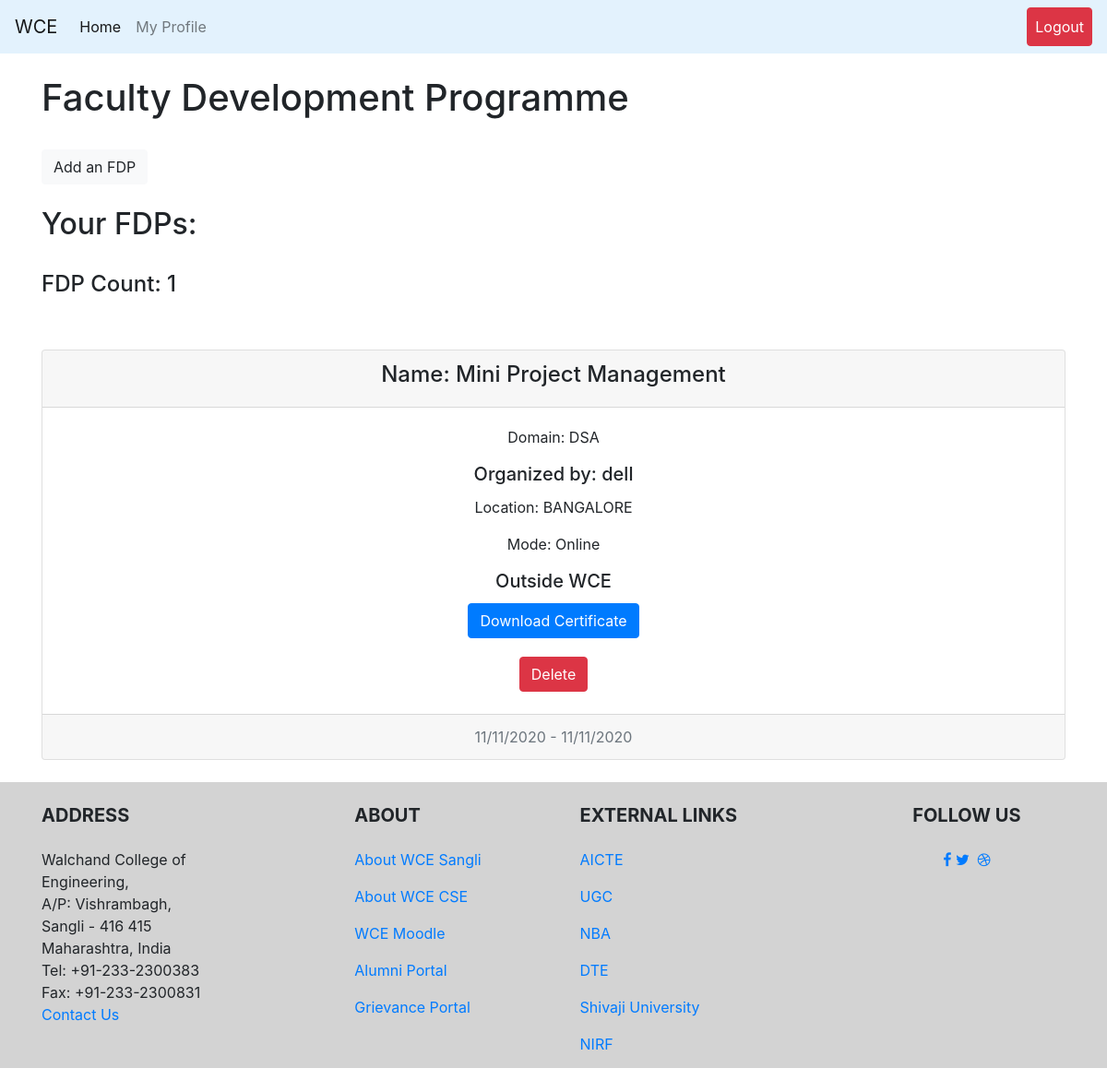
The page /faculty/inoroutWCE/fdp (signed in) on the database its author committed.
### teacher/models.py (models this page shows, shortened)
class iofdp(models.Model):
    user = models.ForeignKey(User, on_delete=models.CASCADE)
    name = models.CharField(default='kala', max_length=30)
    organizer = models.CharField(default='WCE', max_length=30)
    location = models.CharField(default='Sangli', max_length=50)
    mode = models.BooleanField()  # TRUE=Inplace FALSE=Online
    startDate = models.DateTimeField(default=timezone.now)
    endDate = models.DateTimeField(default=timezone.now)
    domain = models.CharField(default='CSE', max_length=40)
    certification = models.URLField()
    certBool = models.BooleanField()
    inorout = models.BooleanField(default=True)  # TRUE=in WCE FALSE=outside WCE

### teacher/views.py (the view)
# urls.py: path('fdp', views.fdps.as_view(), name="fdps"),
class fdps(View):
    def get(self, request, template_name='teacher/attendedActivities/fdps.html'):
        group = request.user.groups.all()[0].name
        if isFaculty(group) == 0:
            return render(request, 'login.html')
        else:
            try:
                user = request.user
                allFdps = FDP.objects.filter(user=user)
                countFdps = len(allFdps)
            except:
                allFdps = None
                countFdps = 0
            args = {}
            args["allFdps"] = allFdps
            args["countFdps"] = countFdps
            return render(request, template_name, args)

### teacher/views.py (called while the page is built)
def isFaculty(group_name):
    if group_name == 'faculty_group':
        return 1
    else:
        return 0

### teacher/templates/teacher/attendedActivities/fdps.html (shortened to what this page needs)
{% extends 'base.html' %}
{% block content %}
<br><h1>Faculty Development Programme</h1><br>
<a class="btn btn-light" href="{% url 'teacher:addFdp' %}" role="button">Add an FDP</a><br>
<br>
<h2>Your FDPs: </h2>
<br>
<h4>FDP Count: {{ countFdps }}</h4>
<br><br>
{% for i in allFdps %}
<div class="card text-center">
  <div class="card-header">
    <h4>Name: {{ i.name }}</h4>
  </div>
  <div class="card-body">
    <p class="card-text">Domain: {{ i.domain }}</p>
    <h5 class="card-title">Organized by: {{ i.organizer }}</h5>
    <p class="card-text">Location: {{ i.location }}</p>
    <p class="card-text">
    {% if i.mode == True %}
    Mode: Online
    {% endif %}
    </p>
    {% if i.inorout %}
        <h5 class="card-title">In WCE</h5>
      {% else %}
        <h5 class="card-title">Outside WCE</h5>
      {% endif %}
    {% if i.certification != "NA" %}
    <a href="{{i.certification}}" class="btn btn-primary">Download Certificate</a>
    {% endif %}
  </div>
  <td><a href="{% url 'teacher:delete_itemsIO' i.id 'fdp' %}"><button type="button" class="btn btn-danger">Delete</button></a></td>
  <br>
  <div class="card-footer text-muted">
        {{ i.startDate.day }}/{{ i.startDate.month }}/{{ i.startDate.year }} - {{ i.endDate.day }}/{{i.endDate.month}}/{{i.endDate.year}}
  </div>
</div>
<br>
{% endfor %}
{% endblock %}

### CoeusPro/templates/base.html (shortened to what this page needs)
<!doctype html>
<html lang="en">
{% load static %}
<head>
    <link rel="stylesheet" href="https://stackpath.bootstrapcdn.com/font-awesome/4.7.0/css/font-awesome.min.css">
    <link rel="stylesheet" href="https://stackpath.bootstrapcdn.com/bootstrap/4.5.2/css/bootstrap.min.css">
    <link rel="stylesheet" type="text/css" href="{% static 'css/footer.css' %}">
</head>
<body>
<div id="page-container">
    <nav class="navbar navbar-expand-lg navbar-light" style="background-color: #e3f2fd;">
        <a class="navbar-brand" href="http://www.walchandsangli.ac.in/" target="_blank">WCE</a>
        <div class="collapse navbar-collapse" id="navbarNavDropdown">
            <ul class="navbar-nav">
                {% for group_for in request.user.groups.all %}
                {% if group_for.name == 'student_group' %}
                <li class="nav-item active">
                    <a class="nav-link" href="{% url 'student:studentHome' %}">Home <span class="sr-only">(current)</span></a>
                </li>
                {% elif group_for.name == 'HOD_group' %}
                <li class="nav-item active">
                    <a class="nav-link" href="{% url 'HOD:HODHome' %}">Home <span class="sr-only">(current)</span></a>
                </li>
                {% elif group_for.name == 'faculty_group' %}
                <li class="nav-item active">
                    <a class="nav-link" href="{% url 'teacher:facultyHome' %}">Home <span class="sr-only">(current)</span></a>
                </li>
                {% else %}
                <li class="nav-item active">
                    <a class="nav-link" href="{% url 'home' %}">Home <span class="sr-only">(current)</span></a>
                </li>
                {% endif %}
                {% endfor %}
                {% if user.is_authenticated %}
                <li class="nav-item">
                    <a class="nav-link" href="{% url 'profile' user  %}">My Profile</a>
                </li>
            {% endif %}
        </div>
        {% if user.is_authenticated %}
        <ul class="nav navbar-nav ml-auto">
            <li class="nav-item">
                <a class="nav-link btn btn-danger" style="color: white" href="{% url 'logout' %}">Logout</a>
            </li>
        </ul>
        {% endif %}
    </nav>
    <div class="container">
        {% block content %}
        {% endblock %}
    </div>
    <footer id="footer" >
        <div class="container text-center text-md-left">
            <div class="row">
                <div class="col-md-4 col-lg-3 mr-auto my-md-4 my-0 mt-4 mb-1">
                    <h5 class="font-weight-bold text-uppercase mb-4">Address</h5>
                    <p>Walchand College of Engineering,<br>
                        A/P: Vishrambagh,<br>
                        Sangli - 416 415<br>
                        Maharashtra, India<br>
                        Tel: +91-233-2300383<br>
                        Fax: +91-233-2300831<br>
                        <a href="mailto:hod.cse@walchandsangli.ac.in">Contact Us</a>
                    </p>
                </div>
                <div class="col-md-2 col-lg-2 mx-auto my-md-4 my-0 mt-4 mb-1">
                    <h5 class="font-weight-bold text-uppercase mb-4">About</h5>
                    <ul class="list-unstyled">
                        <li>
                            <p>
                                <a href="http://www.walchandsangli.ac.in">About WCE Sangli</a>
                            </p>
                        </li>
                        <li>
                            <p>
                                <a href="http://www.walchandsangli.ac.in/Departments/CSEDepartment/CSEDept.asp">About WCE CSE</a>
                            </p>
                        </li>
                        <li>
                            <p>
                                <a href="http://112.133.242.241/moodle/">WCE Moodle</a>
                            </p>
                        </li>
                        <li>
                            <p>
                                <a href="https://alumni.walchandsangli.ac.in/">Alumni Portal</a>
                            </p>
                        </li>
                        <li>
                            <p>
                                <a href="https://walchandsangli.edugrievance.com/">Grievance Portal</a>
                            </p>
                        </li>
                    </ul>
                </div>
                <div class="col-md-4 col-lg-3 mx-auto my-md-4 my-0 mt-4 mb-1">
                    <h5 class="font-weight-bold text-uppercase mb-4">External Links</h5>
                    <ul class="list-unstyled">
                        <li>
                            <p>
                                <a href="https://www.aicte-india.org/">AICTE</a>
                            </p>
                        </li>
                        <li>
                            <p>
                                <a href="https://www.ugc.ac.in/">UGC</a>
                            </p>
                        </li>
                        <li>
                            <p>
                                <a href="https://www.nbaind.org/">NBA</a>
                            </p>
                        </li>
                        <li>
                            <p>
                                <a href="http://www.dtemaharashtra.gov.in/index.html">DTE</a>
                            </p>
                        </li>
                        <li>
                            <p>
                                <a href="http://www.unishivaji.ac.in/">Shivaji University</a>
                            </p>
                        </li>
                        <li>
                            <p>
                                <a href="https://www.nirfindia.org/Home">NIRF</a>
                            </p>
                        </li>
                    </ul>
                </div>
                <div class="col-md-2 col-lg-2 text-center mx-auto my-4">
                    <h5 class="font-weight-bold text-uppercase mb-4">Follow Us</h5>
                    <a type="button" class="btn-floating btn-fb">
                        <p><i class="fa fa-facebook-f"></i></p>
                    </a>
                    <a type="button" class="btn-floating btn-tw">
                        <p><i class="fa fa-twitter"></i></p>
                    </a>
                    <a type="button" class="btn-floating btn-dribbble">
                        <p><i class="fa fa-dribbble"></i></p>
                    </a>
                </div>
            </div>
        </div>
    </footer>
</div>
</body>
</html>

### static/css/footer.css (style rules this page uses)
body { min-height: 90vh; position: relative; margin: 0; box-sizing: border-box; }
footer { background: lightgrey; position: absolute; top: 100%; height: 310px; width: 100%; }

### rows shown on the page
iofdp: name "Mini Project Management", domain "DSA", organizer "dell", location "BANGALORE", mode "Mode: Online", inorout "Outside WCE", startDate.day "11", startDate.month "11", startDate.year "2020", endDate.day "11", endDate.month "11", endDate.year "2020"

### other values the page prints
{{ countFdps }} "1"
